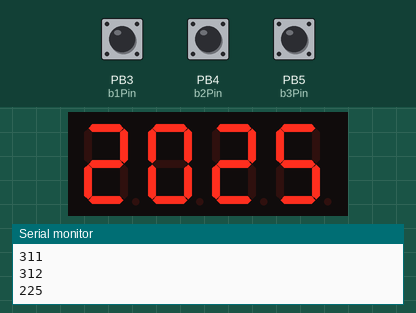
The sketch below on a simulated ATtiny85, built with avr-gcc and run on an emulated ATtiny85. On the bench: 4-digit seven-segment display, the last lines printed to the serial monitor. Inputs (shaded band) come from the test bench; at power-on: PB3 (b1Pin) HIGH, PB4 (b2Pin) HIGH, PB5 (b3Pin) HIGH.

Above: at 1.2 s.
1.3 s: PB3 (b1Pin) pulled LOW for 0.15 s
At 2.5 s:
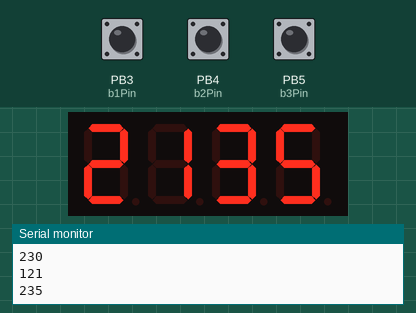
2.9 s: PB4 (b2Pin) pulled LOW for 0.15 s
At 3.8 s:
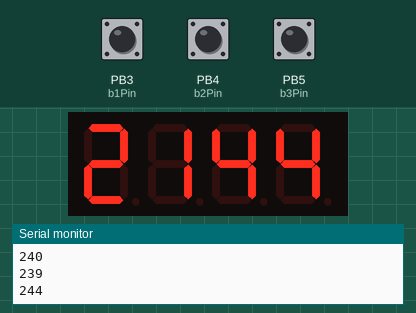
4.5 s: PB5 (b3Pin) pulled LOW for 0.15 s
At 5.3 s:
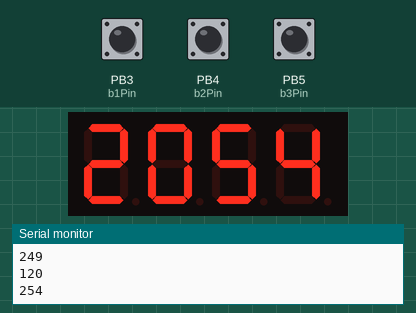
6.1 s: PB3 (b1Pin) pulled LOW for 1 s
At 7.4 s:
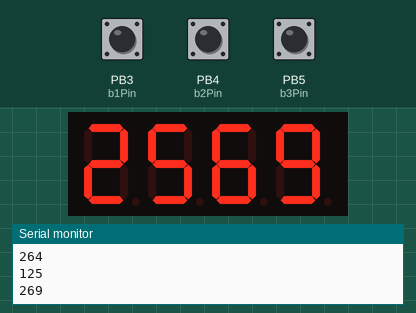
8.6 s: PB5 (b3Pin) pulled LOW for 1 s
At 10.1 s:
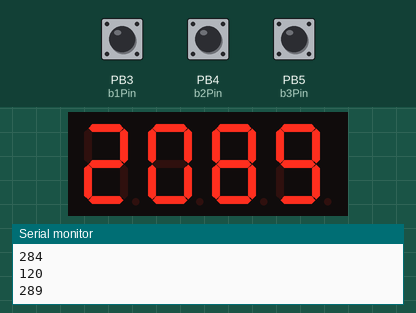
11.1 s: PB4 (b2Pin) pulled LOW for 0.15 s
At 12.2 s:
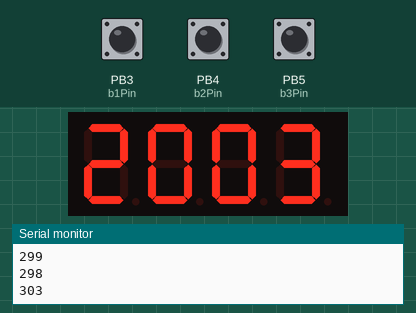
Timing chart, 0 to 13.7 s (numbered marks = the images above; inputs shaded):
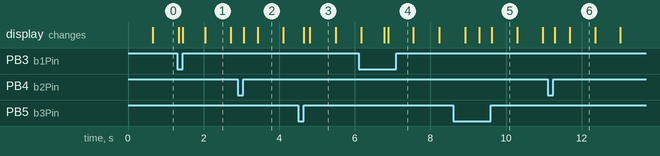

The sketch:

LifeCounterController.ino
```cpp
#include <Wire.h> // Enable this line if using Arduino Uno, Mega, etc.
#include <Adafruit_GFX.h>
#include "Adafruit_LEDBackpack.h"

Adafruit_7segment matrix = Adafruit_7segment();
int player1Life = 120;
int player2Life = 120;
boolean player1Win = false;
boolean player2Win = false;

const int b1Pin = 3;  //Adjusting these all up by 1 for the mavs box
const int b2Pin = 4;
const int b3Pin = 5;
const int b4Pin = 6;
const int b5Pin = 7;

int lastState1 = HIGH;
int lastState2 = HIGH;
int lastState3 = HIGH;
int lastState4 = HIGH;
int lastState5 = HIGH;
int currentState1;
int currentState2;
int currentState3;
int currentState4;
int currentState5;

int counter1 = 0;
int counter2 = 0;
int counter3 = 0;
int counter4 = 0;

boolean incriment1 = true;
boolean incriment2 = true;
boolean incriment3 = true;
boolean incriment4 = true;

boolean sendPlayer1GameWinSignal = true;
boolean sendPlayer2GameWinSignal = true;

String bothLifes = "1111";
boolean countUp;
int lastLife1 = 120;
int lastLife2 = 120;
#define player1LED 12
#define player2LED 11

void setup() {
#ifndef __AVR_ATtiny85__
  Serial.begin(9600);
  //Serial.println("7 Segment Backpack Test");
#endif
  matrix.begin(0x70);
 // initialize the pushbutton pin as an input:
  pinMode(b1Pin, INPUT_PULLUP);
  pinMode(b2Pin, INPUT_PULLUP);
  pinMode(b3Pin, INPUT_PULLUP);
  pinMode(b4Pin, INPUT_PULLUP);
  pinMode(b5Pin, INPUT_PULLUP);
  pinMode(player1LED, OUTPUT);
  pinMode(player2LED, OUTPUT);
}

void loop() {
  //currentState1 = pinMode(player1LED, OUTPUT);
  currentState1 = digitalRead(b1Pin);
  currentState2 = digitalRead(b2Pin);
  currentState3 = digitalRead(b3Pin);
  currentState4 = digitalRead(b4Pin);
  currentState5 = digitalRead(b5Pin);

    if(lastState1 == LOW && currentState1 == LOW){
      counter1++;
     if (counter1 == 250){
      player1Life = player1Life + 5;
      incriment1 = false;
      counter1 = 0;
     }
     } else if (lastState1 == LOW && currentState1 == HIGH && incriment1 == false){
      counter1 = 0;
     } else if (lastState1 == LOW && currentState1 == HIGH && incriment1 == true){
      player1Life++;
      counter1 = 0;
    }

    if(lastState2 == LOW && currentState2 == LOW){
      counter2++;
     if (counter2 == 250){
      player2Life = player2Life - 5;
      incriment2 = false;
      counter2 = 0;
     }
     } else if (lastState2 == LOW && currentState2 == HIGH  && incriment2 == false){
      counter2 = 0;
     } else if (lastState2 == LOW && currentState2 == HIGH && incriment2 == true){
      player2Life--;
      counter2 = 0;
    }

  if(lastState3 == LOW && currentState3 == LOW){
        counter3++;
       if (counter3 == 250){
        player1Life = player1Life - 5;
        incriment3 = false;
        counter3 = 0;
       }
       } else if (lastState3 == LOW && currentState3 == HIGH && incriment3 == false){
        counter3 = 0;
       } else if (lastState3 == LOW && currentState3 == HIGH && incriment3 == true){
        player1Life--;
        counter3 = 0;
      }

    if(lastState4 == LOW && currentState4 == LOW){
      counter4++;
     if (counter4 == 250){
      player2Life = player2Life + 5;
      incriment4 = false;
      counter4 = 0;
     }
     } else if (lastState4 == LOW && currentState4 == HIGH && incriment4 == false){
      counter4 = 0;
     } else if (lastState4 == LOW && currentState4 == HIGH && incriment4 == true){
      player2Life++;
      counter4 = 0;
    }

  if(lastState1 == HIGH && currentState1 == HIGH){
    incriment1 = true;
  }
  if(lastState2 == HIGH && currentState2 == HIGH){
    incriment2 = true;
  }
  if(lastState3 == HIGH && currentState3 == HIGH){
     incriment3 = true;
  }
  if(lastState4 == HIGH && currentState4 == HIGH){
     incriment4 = true;
  }

    if(lastState5 == HIGH && currentState5 == LOW){   //Reset button
     player1Life = 120;
     player2Life = 120;
     player1Win = false;
     player2Win = false;
    sendPlayer1GameWinSignal = true;
    sendPlayer2GameWinSignal = true;
    Serial.println("311");
    Serial.println("312");
    }


    if(player2Life <= 100){           //Check for a player at 0
     player1Win = true;
     Serial.println("301");
     countUp = true;
    }
    if(player1Life <= 100){
     player2Win = true;
     Serial.println("302");
     countUp = true;
    }

    if (countUp == true){             //Auto reset the life totals
     if (player1Life < 120){
       player1Life++;
       player1Life = 120; //skip countup
  }else if(player1Life > 120){
     player1Life--;
     player1Life = 120;
  }
     if (player2Life < 120){
        player2Life++;
        player2Life = 120;  //skip countup
  }else if(player2Life > 120){
     player2Life--;
     player2Life = 120;
  }
     if (player1Life == 120 && player2Life == 120){
        countUp = false;
  }
  delay(125);
    }

    if(player1Win == true){             //Game win indicators
      digitalWrite(player1LED, HIGH);
      if (sendPlayer1GameWinSignal){
        sendPlayer1GameWinSignal = false;
      }
    }else{
      digitalWrite(player1LED, LOW);
    }
    if(player2Win == true){
      digitalWrite(player2LED, HIGH);
      if (sendPlayer2GameWinSignal){
        Serial.println("302");
        sendPlayer2GameWinSignal = false;
      }
    }else{
      digitalWrite(player2LED, LOW);
    }

    printOut(); //Print to display

  matrix.writeDisplay();
  lastState1 = currentState1;
  lastState2 = currentState2;
  lastState3 = currentState3;
  lastState4 = currentState4;
  lastState5 = currentState5;

if ((lastLife1 != player1Life) || (lastLife2 != player2Life)){    //print changes to serial
  if (lastLife1 != player1Life){
    Serial.println(player1Life);
    //Serial.print("/n");
    lastLife1 = player1Life;
  }
  delay(30);
  if (lastLife2 != player2Life){
    Serial.println(player2Life + 100);
   // Serial.print("\n");
    lastLife2 = player2Life;
  }
}

}
 void printOut(){
    String POL = String(player1Life);
    String PTL = String(player2Life);
    String char1 = "2";
    char1.setCharAt(0, POL.charAt(1));
    String char2 = "2";
    char2.setCharAt(0, POL.charAt(2));
    String char3 = "2";
    char3.setCharAt(0, PTL.charAt(1));
    String char4 = "2";
    char4.setCharAt(0, PTL.charAt(2));
    matrix.writeDigitNum(0, char1.toInt());
    matrix.writeDigitNum(1, char2.toInt());
    matrix.writeDigitNum(3, char3.toInt());
    matrix.writeDigitNum(4, char4.toInt());
 }
```

Measured:
- what the display in image 1 shows lasts 0.7 s, from 2.0 s to 2.7 s
